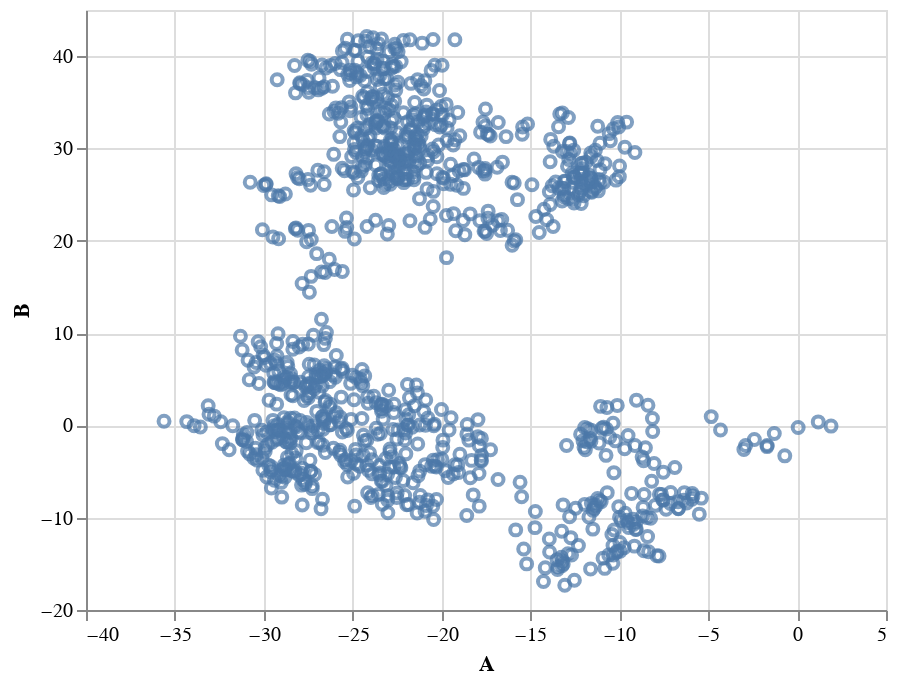

The notebook cell this image was saved under:
### Markdown cell above
Matplotlib (and pandas' interface to it) is the gold standard in the Python ecosystem - but there are other ecosystems as well. For example, [`vega-lite`](https://github.com/vega/vega-lite) is a famous plotting library for the web and Javascript, and it uses a different grammar to define its plots. If you're familiar with it you'll be delighted to hear that Python's [`altair`](https://altair-viz.github.io/) provides bindings to it, and even if you've never heard of it it's always nice to see that there are many other different ways to tell a computer how to draw stuff on the screen. Let's look at a couple of examples:

### Code cell
import altair as alt

chart = alt.Chart(df)
chart.mark_point().encode(x='A', y='B')

### Figure 1 — Vega-Lite specification as saved in the notebook (floating-point values rounded to 4 significant figures; data arrays with more than 128 entries replaced by an {"elided": "..."} marker saying what was removed)
{"config": {"view": {"continuousWidth": 400, "continuousHeight": 300}}, "data": {"name": "data-0bca9613d2e6bea8044ef24f323def47"}, "mark": "point", "encoding": {"x": {"field": "A", "type": "quantitative"}, "y": {"field": "B", "type": "quantitative"}}, "$schema": "https://vega.github.io/schema/vega-lite/v4.17.0.json", "datasets": {"data-0bca9613d2e6bea8044ef24f323def47": {"elided": "1000 records"}}}
